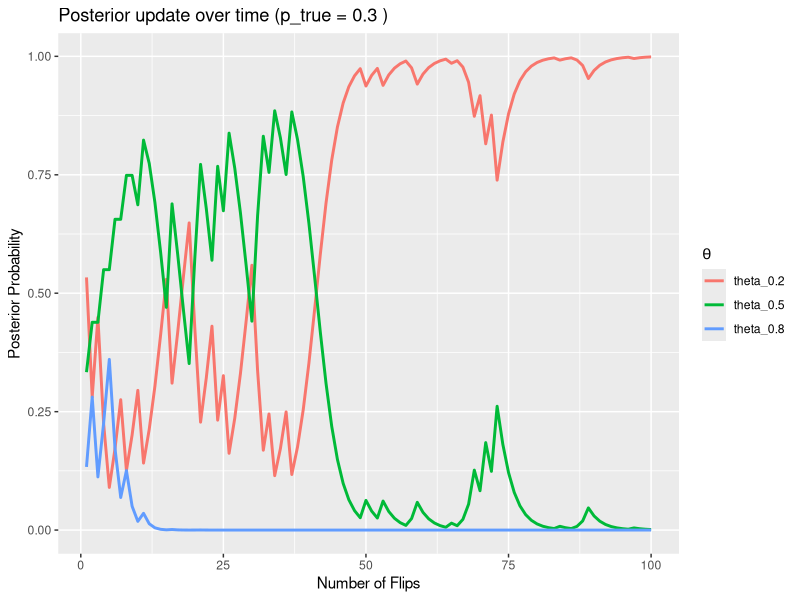
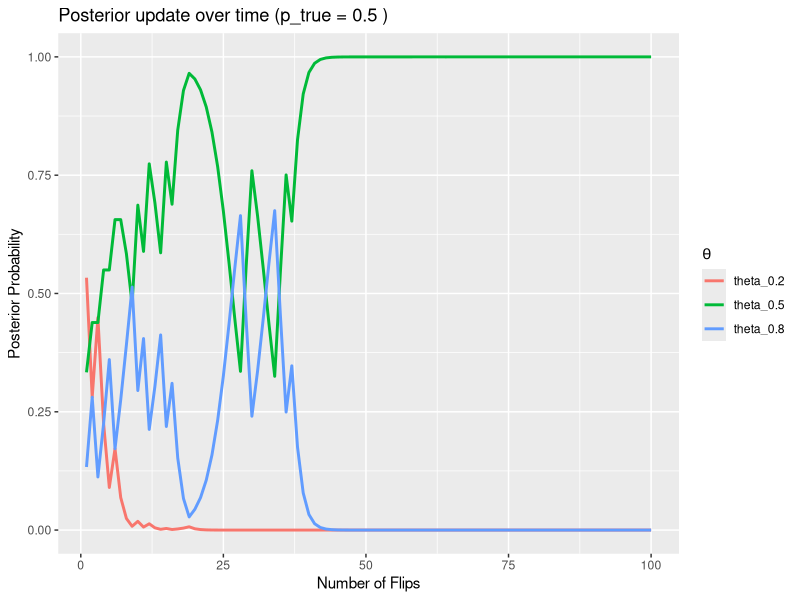

These figures' R source, in order:
## ---- chunk 1
knitr::opts_chunk$set(echo = TRUE,eval = TRUE)
## ---- chunk 2
# import the tidyverse environment
library(tidyverse)
## ---- chunk 3
# set the values of theta
theta_vals <- c(0.2, 0.5, 0.8)
# repeat 100 times
n <- 100
# set the true p value at 0.3 at this time
p_true1 <- 0.3

# set the seed to keep reproducibility
set.seed(123)
# the results of flips are in a binomial distribution
observed_flips <- rbinom(n, size = 1, prob = p_true1)

# initialize the priors
prior <- rep(1/3, 3)  # 3 thetas
posterior_history <- matrix(NA, nrow = n, ncol = 3)

# update it gradually
for (i in 1:n) {
  x <- observed_flips[i]
  # Likelihood
  likelihood <- if (x == 1) theta_vals else (1 - theta_vals)
  # Bayes rule
  unnorm_posterior <- likelihood * prior
  posterior <- unnorm_posterior / sum(unnorm_posterior)
  # record
  posterior_history[i, ] <- posterior
  # next prior = current posterior
  prior <- posterior
}

# transfer the recoreded data into a data frame
df1 <- as.data.frame(posterior_history)
colnames(df1) <- paste0("theta_", theta_vals)
df1$step <- 1:n
df1_long <- pivot_longer(df1, cols = starts_with("theta_"), names_to = "theta", values_to = "posterior")

# plot the graph
ggplot(df1_long, aes(x = step, y = posterior, color = theta)) +
  geom_line(linewidth = 1) +
  labs(title = paste("Posterior update over time (p_true =", p_true1, ")"),
       x = "Number of Flips",
       y = "Posterior Probability",
       color = expression(theta))








# set the values of theta
theta_vals <- c(0.2, 0.5, 0.8)
# repeat 100 times
n <- 100
# set the true p value at 0.5 at this time
p_true2 <- 0.5

# set the seed to keep reproducibility
set.seed(123)
# the results of flips are in a binomial distribution
observed_flips <- rbinom(n, size = 1, prob = p_true2)

# initialize the priors
prior <- rep(1/3, 3)  # 3 thetas
posterior_history <- matrix(NA, nrow = n, ncol = 3)

# update it gradually
for (i in 1:n) {
  x <- observed_flips[i]
  # Likelihood
  likelihood <- if (x == 1) theta_vals else (1 - theta_vals)
  # Bayes rule
  unnorm_posterior <- likelihood * prior
  posterior <- unnorm_posterior / sum(unnorm_posterior)
  # record
  posterior_history[i, ] <- posterior
  # next prior = current posterior
  prior <- posterior
}

# transfer the recoreded data into a data frame
df2 <- as.data.frame(posterior_history)
colnames(df2) <- paste0("theta_", theta_vals)
df2$step <- 1:n
df2_long <- pivot_longer(df2, cols = starts_with("theta_"), names_to = "theta", values_to = "posterior")

# plot the graph
ggplot(df2_long, aes(x = step, y = posterior, color = theta)) +
  geom_line(linewidth = 1) +
  labs(title = paste("Posterior update over time (p_true =", p_true2, ")"),
       x = "Number of Flips",
       y = "Posterior Probability",
       color = expression(theta))
## ---- chunk 4
# No idea temporarily
## ---- chunk 5
# define a function for the cases n = 100 and n = 1000
run_simulation <- function(n) {
  # keep the result reproducible
  set.seed(123) 
  
  # generate the data based on the uniform distribution of x and normal distribution of error
  X <- runif(n, min = 0, max = 10)
  # the epsilon, error is in the normal distribution
  epsilon <- rnorm(n, mean = 0, sd = 2)
  # this is the linear model of the regression line
  Y <- 2 + 3 * X + epsilon
  
  # draw the best fit line based on the sample points
  model <- lm(Y ~ X)
  # summarize the important parameters
  summary_model <- summary(model)
  
  print(paste("n =", n))
  
  # print the summarized coefficients
  print("(ii) Coefficients:")
  print(coef(summary_model))
  
  # get the residual standard error
  rse <- summary_model$sigma
  print("(iii) Residual Standard Error:")
  print(rse)
  print("True sigma: 2")
  
  # set a 95% confidence interval
  print("(iv) 95% Confidence Intervals:")
  print(confint(model))
  
  # make a hypothesis test. H0: beta_1 = 0
  t_stat <- coef(summary_model)["X", "t value"]
  p_val <- coef(summary_model)["X", "Pr(>|t|)"]
  print("(v) t-statistic and p-value:")
  print(paste("t =", round(t_stat, 4)))
  print(paste("p =", round(p_val, 4)))
  
  if (p_val < 0.05) {
    print("Reject H0: beta_1 is significantly different from 0")
  } else {
    print("Fail to reject H0: beta_1 is not significantly different from 0")
  }
  
  # calculate the R squared
  r_squared <- summary_model$r.squared
  print("(vi) R-squared:")
  print(r_squared)
  print(paste("Interpretation: ", round(r_squared * 100, 2), "% of the variance in Y is explained by X."))
}

# execute n = 100 and n = 1000 times
run_simulation(100)
run_simulation(1000)
## ---- chunk 6
# define a function for the cases n = 100 and n = 1000
run_quadratic_simulation <- function(n) {
  # keep the result reproducible
  set.seed(123) 
  
  # generate the data based on the uniform distribution of x and normal distribution of error
  X <- runif(n, min = 0, max = 10)
  epsilon <- rnorm(n, mean = 0, sd = 2)
  
  # the mathematical model is quadratic
  Y <- 2 + 3 * X^2 + epsilon
  # the required fitted model is still a linear model
  model <- lm(Y ~ X)
  # summarize the important parameters
  summary_model <- summary(model)
  
  print(paste("n =", n, "(quadratic data, linear fit)"))
  
  # print the summarized coefficients
  print("(ii) Coefficients:")
  print(coef(summary_model))
  
  # get the residual standard error
  rse <- summary_model$sigma
  print("(iii) Residual Standard Error:")
  print(rse)
  print("True sigma: 2")
  
  # set a 95% confidence interval
  print("(iv) 95% Confidence Intervals:")
  print(confint(model))
  
  # make a hypothesis test. H0: beta_1 = 0
  t_stat <- coef(summary_model)["X", "t value"]
  p_val <- coef(summary_model)["X", "Pr(>|t|)"]
  print("(v) t-statistic and p-value:")
  print(paste("t =", round(t_stat, 4)))
  print(paste("p =", round(p_val, 4)))
  
  if (p_val < 0.05) {
    print("Reject H0: beta_1 is significantly different from 0")
  } else {
    print("Fail to reject H0: beta_1 is not significantly different from 0")
  }
  
  # calculate the R squared
  r_squared <- summary_model$r.squared
  print("(vi) R-squared:")
  print(r_squared)
  print(paste("Interpretation: ", round(r_squared * 100, 2), "% of the variance in Y is (wrongly) explained by X."))
}

# execute n = 100 and n = 1000 times
run_quadratic_simulation(100)
run_quadratic_simulation(1000)
## ---- chunk 7
# keep the result reproducible
set.seed(123)

# Simulate data: true relationship is linear
n <- 100
X <- runif(n, 0, 10)  # X ~ Uniform(0, 10)
epsilon <- rnorm(n, 0, 2)  # error = epsilon ~ N(0, 2^2)
Y <- 5 + 2 * X + epsilon  # true model: linear

# Fit a linear regression model
model_linear <- lm(Y ~ X)
rss_linear <- sum(resid(model_linear)^2)  # Residual Sum of Squares (RSS)

# Fit a cubic regression model (adds X^2 and X^3 terms)
model_cubic <- lm(Y ~ X + I(X^2) + I(X^3))
rss_cubic <- sum(resid(model_cubic)^2)

# Print RSS results
print(paste("Linear model RSS:", round(rss_linear, 4)))
print(paste("Cubic model RSS:", round(rss_cubic, 4)))
## ---- chunk 8
# keep the result reproducible
set.seed(123)

# training the linear model with 100 points
n_train <- 100
X_train <- runif(n_train, 0, 10)
epsilon_train <- rnorm(n_train, 0, 2)
Y_train <- 5 + 2 * X_train + epsilon_train  # true linear model

# Generate test data (unknown by model)
n_test <- 1000
X_test <- runif(n_test, 0, 10)
epsilon_test <- rnorm(n_test, 0, 2)
Y_test <- 5 + 2 * X_test + epsilon_test

# Fit models on both the two training data
model_linear <- lm(Y_train ~ X_train)
model_cubic <- lm(Y_train ~ X_train + I(X_train^2) + I(X_train^3))

# Predict on test data, both linear and cubic
pred_linear <- predict(model_linear, newdata = data.frame(X_train = X_test))
pred_cubic <- predict(model_cubic, newdata = data.frame(X_train = X_test))

# Compute test RSS
rss_linear_test <- sum((Y_test - pred_linear)^2)
rss_cubic_test <- sum((Y_test - pred_cubic)^2)

# Print test RSS
print(paste("Linear model test RSS:", round(rss_linear_test, 2)))
print(paste("Cubic model test RSS:", round(rss_cubic_test, 2)))
## ---- chunk 9
# ----- (i) Linear data -----
set.seed(123)

# Generate training data
n_train <- 100
X_train <- runif(n_train, 0, 10)
epsilon_train <- rnorm(n_train, 0, 2)
Y_train <- 5 + 2 * X_train + epsilon_train  # true linear model

# Generate test data
n_test <- 1000
X_test <- runif(n_test, 0, 10)
epsilon_test <- rnorm(n_test, 0, 2)
Y_test <- 5 + 2 * X_test + epsilon_test

# Fit linear and cubic models
model_linear <- lm(Y_train ~ X_train)
model_cubic <- lm(Y_train ~ X_train + I(X_train^2) + I(X_train^3))

# Predict on training data
pred_train_linear <- predict(model_linear)
pred_train_cubic <- predict(model_cubic)

# Predict on test data
pred_test_linear <- predict(model_linear, newdata = data.frame(X_train = X_test))
pred_test_cubic <- predict(model_cubic, newdata = data.frame(X_train = X_test))

# Compute training RSS
rss_train_linear <- sum((Y_train - pred_train_linear)^2)
rss_train_cubic <- sum((Y_train - pred_train_cubic)^2)

# Compute test RSS
rss_test_linear <- sum((Y_test - pred_test_linear)^2)
rss_test_cubic <- sum((Y_test - pred_test_cubic)^2)

# Print results
print("(i) Linear Data, n = 100")
print(paste("Training RSS - Linear:", round(rss_train_linear, 2)))
print(paste("Training RSS - Cubic :", round(rss_train_cubic, 2)))
print(paste("Test RSS - Linear:", round(rss_test_linear, 2)))
print(paste("Test RSS - Cubic :", round(rss_test_cubic, 2)))





# ----- (ii) Nonlinear data -----
set.seed(123)

# Generate training data
X_train <- runif(n_train, 0, 10)
epsilon_train <- rnorm(n_train, 0, 2)
Y_train <- 0.5 * X_train^2 + 2 * sin(X_train) + epsilon_train

# Generate test data
X_test <- runif(n_test, 0, 10)
epsilon_test <- rnorm(n_test, 0, 2)
Y_test <- 0.5 * X_test^2 + 2 * sin(X_test) + epsilon_test

# Fit models
model_linear <- lm(Y_train ~ X_train)
model_cubic <- lm(Y_train ~ X_train + I(X_train^2) + I(X_train^3))

# Predict
pred_train_linear <- predict(model_linear)
pred_train_cubic <- predict(model_cubic)
pred_test_linear <- predict(model_linear, newdata = data.frame(X_train = X_test))
pred_test_cubic <- predict(model_cubic, newdata = data.frame(X_train = X_test))

# RSS
rss_train_linear <- sum((Y_train - pred_train_linear)^2)
rss_train_cubic <- sum((Y_train - pred_train_cubic)^2)
rss_test_linear <- sum((Y_test - pred_test_linear)^2)
rss_test_cubic <- sum((Y_test - pred_test_cubic)^2)

# Print
print("(ii) Nonlinear Data, n = 100")
print(paste("Training RSS - Linear:", round(rss_train_linear, 2)))
print(paste("Training RSS - Cubic :", round(rss_train_cubic, 2)))
print(paste("Test RSS - Linear:", round(rss_test_linear, 2)))
print(paste("Test RSS - Cubic :", round(rss_test_cubic, 2)))






# ----- (iii) Linear Data, n = 10 -----
set.seed(123)

# Generate training data
n_train <- 10
X_train <- runif(n_train, 0, 10)
epsilon_train <- rnorm(n_train, 0, 2)
Y_train <- 5 + 2 * X_train + epsilon_train  # True linear model

# Generate test data
n_test <- 1000
X_test <- runif(n_test, 0, 10)
epsilon_test <- rnorm(n_test, 0, 2)
Y_test <- 5 + 2 * X_test + epsilon_test

# Fit models
model_linear <- lm(Y_train ~ X_train)
model_cubic <- lm(Y_train ~ X_train + I(X_train^2) + I(X_train^3))

# Predict on training and test data
pred_train_linear <- predict(model_linear)
pred_train_cubic <- predict(model_cubic)
pred_test_linear <- predict(model_linear, newdata = data.frame(X_train = X_test))
pred_test_cubic <- predict(model_cubic, newdata = data.frame(X_train = X_test))

# Compute RSS
rss_train_linear <- sum((Y_train - pred_train_linear)^2)
rss_train_cubic <- sum((Y_train - pred_train_cubic)^2)
rss_test_linear <- sum((Y_test - pred_test_linear)^2)
rss_test_cubic <- sum((Y_test - pred_test_cubic)^2)

# Print results
print("(iii) Linear Data, n = 10")
print(paste("Training RSS - Linear:", round(rss_train_linear, 2)))
print(paste("Training RSS - Cubic :", round(rss_train_cubic, 2)))
print(paste("Test RSS - Linear:", round(rss_test_linear, 2)))
print(paste("Test RSS - Cubic :", round(rss_test_cubic, 2)))





# ----- (iv) Nonlinear Data, n = 10 -----
set.seed(123)

# Generate training data
n_train <- 10
X_train <- runif(n_train, 0, 10)
epsilon_train <- rnorm(n_train, 0, 2)
Y_train <- 0.5 * X_train^2 + 2 * sin(X_train) + epsilon_train  # True nonlinear model

# Generate test data
n_test <- 1000
X_test <- runif(n_test, 0, 10)
epsilon_test <- rnorm(n_test, 0, 2)
Y_test <- 0.5 * X_test^2 + 2 * sin(X_test) + epsilon_test

# Fit models
model_linear <- lm(Y_train ~ X_train)
model_cubic <- lm(Y_train ~ X_train + I(X_train^2) + I(X_train^3))

# Predict on training and test data
pred_train_linear <- predict(model_linear)
pred_train_cubic <- predict(model_cubic)
pred_test_linear <- predict(model_linear, newdata = data.frame(X_train = X_test))
pred_test_cubic <- predict(model_cubic, newdata = data.frame(X_train = X_test))

# Compute RSS
rss_train_linear <- sum((Y_train - pred_train_linear)^2)
rss_train_cubic <- sum((Y_train - pred_train_cubic)^2)
rss_test_linear <- sum((Y_test - pred_test_linear)^2)
rss_test_cubic <- sum((Y_test - pred_test_cubic)^2)

# Print results
print("(iv) Nonlinear Data, n = 10")
print(paste("Training RSS - Linear:", round(rss_train_linear, 2)))
print(paste("Training RSS - Cubic :", round(rss_train_cubic, 2)))
print(paste("Test RSS - Linear:", round(rss_test_linear, 2)))
print(paste("Test RSS - Cubic :", round(rss_test_cubic, 2)))
